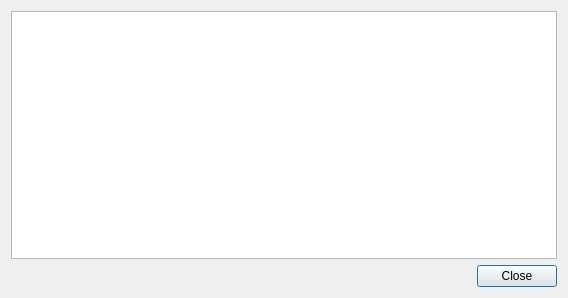
<?xml version="1.0" encoding="UTF-8"?>
<ui version="4.0">
 <class>ExtendedGrammarForm</class>
 <widget class="QDialog" name="ExtendedGrammarForm">
  <property name="geometry">
   <rect>
    <x>0</x>
    <y>0</y>
    <width>568</width>
    <height>298</height>
   </rect>
  </property>
  <property name="windowTitle">
   <string>ExtendedGrammarForm</string>
  </property>
  <layout class="QVBoxLayout" name="verticalLayout">
   <item>
    <widget class="QTextEdit" name="textEdit">
     <property name="readOnly">
      <bool>true</bool>
     </property>
    </widget>
   </item>
   <item>
    <widget class="QDialogButtonBox" name="buttonBox">
     <property name="orientation">
      <enum>Qt::Horizontal</enum>
     </property>
     <property name="standardButtons">
      <set>QDialogButtonBox::Close</set>
     </property>
    </widget>
   </item>
  </layout>
 </widget>
 <resources/>
 <connections>
  <connection>
   <sender>buttonBox</sender>
   <signal>accepted()</signal>
   <receiver>ExtendedGrammarForm</receiver>
   <slot>accept()</slot>
   <hints>
    <hint type="sourcelabel">
     <x>248</x>
     <y>254</y>
    </hint>
    <hint type="destinationlabel">
     <x>157</x>
     <y>274</y>
    </hint>
   </hints>
  </connection>
  <connection>
   <sender>buttonBox</sender>
   <signal>rejected()</signal>
   <receiver>ExtendedGrammarForm</receiver>
   <slot>reject()</slot>
   <hints>
    <hint type="sourcelabel">
     <x>316</x>
     <y>260</y>
    </hint>
    <hint type="destinationlabel">
     <x>286</x>
     <y>274</y>
    </hint>
   </hints>
  </connection>
 </connections>
</ui>
